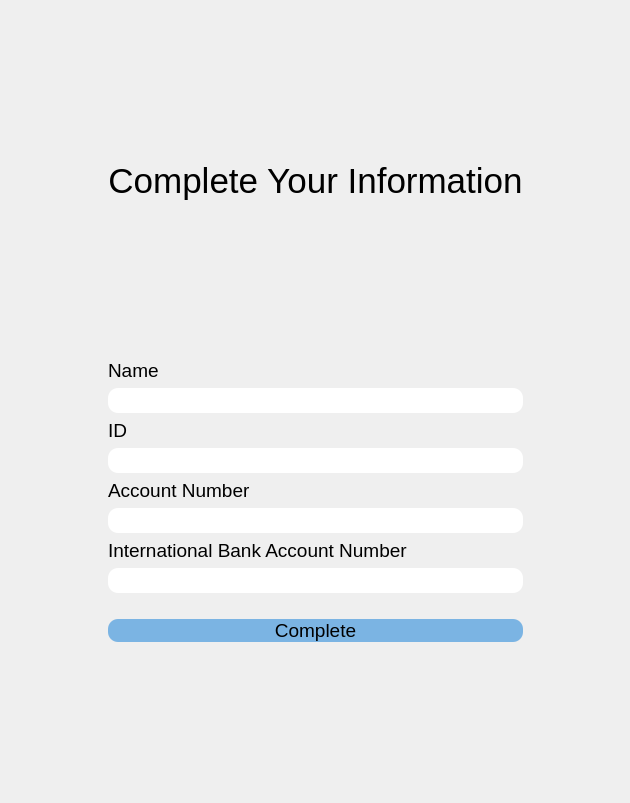
<?xml version="1.0" encoding="UTF-8"?>
<ui version="4.0">
 <class>SetAccount</class>
 <widget class="QMainWindow" name="SetAccount">
  <property name="geometry">
   <rect>
    <x>0</x>
    <y>0</y>
    <width>630</width>
    <height>803</height>
   </rect>
  </property>
  <property name="windowTitle">
   <string>Advaned Programming Project 2</string>
  </property>
  <widget class="QWidget" name="centralwidget">
   <layout class="QHBoxLayout" name="horizontalLayout">
    <item>
     <spacer name="horizontalSpacer_2">
      <property name="orientation">
       <enum>Qt::Horizontal</enum>
      </property>
      <property name="sizeHint" stdset="0">
       <size>
        <width>40</width>
        <height>20</height>
       </size>
      </property>
     </spacer>
    </item>
    <item>
     <layout class="QVBoxLayout" name="verticalLayout_6">
      <item>
       <spacer name="verticalSpacer_2">
        <property name="orientation">
         <enum>Qt::Vertical</enum>
        </property>
        <property name="sizeHint" stdset="0">
         <size>
          <width>20</width>
          <height>40</height>
         </size>
        </property>
       </spacer>
      </item>
      <item>
       <widget class="QLabel" name="label_title">
        <property name="font">
         <font>
          <pointsize>26</pointsize>
         </font>
        </property>
        <property name="text">
         <string>Complete Your Information</string>
        </property>
        <property name="alignment">
         <set>Qt::AlignCenter</set>
        </property>
       </widget>
      </item>
      <item>
       <spacer name="verticalSpacer">
        <property name="orientation">
         <enum>Qt::Vertical</enum>
        </property>
        <property name="sizeHint" stdset="0">
         <size>
          <width>20</width>
          <height>40</height>
         </size>
        </property>
       </spacer>
      </item>
      <item>
       <layout class="QVBoxLayout" name="verticalLayout_5">
        <item>
         <layout class="QVBoxLayout" name="verticalLayout_4">
          <item>
           <widget class="QLabel" name="label_name">
            <property name="font">
             <font>
              <pointsize>14</pointsize>
             </font>
            </property>
            <property name="text">
             <string>Name</string>
            </property>
           </widget>
          </item>
          <item>
           <widget class="QLineEdit" name="lineEdit_name">
            <property name="font">
             <font>
              <pointsize>14</pointsize>
             </font>
            </property>
            <property name="styleSheet">
             <string notr="true">border-radius:10px;
padding:20px 5px  20px 5pxl;
</string>
            </property>
           </widget>
          </item>
         </layout>
        </item>
        <item>
         <layout class="QVBoxLayout" name="verticalLayout_3">
          <item>
           <widget class="QLabel" name="label_ID">
            <property name="font">
             <font>
              <pointsize>14</pointsize>
             </font>
            </property>
            <property name="text">
             <string>ID</string>
            </property>
           </widget>
          </item>
          <item>
           <widget class="QLineEdit" name="lineEdit_ID">
            <property name="font">
             <font>
              <pointsize>14</pointsize>
             </font>
            </property>
            <property name="styleSheet">
             <string notr="true">border-radius:10px;
padding:20px 5px  20px 5pxl;
</string>
            </property>
           </widget>
          </item>
         </layout>
        </item>
        <item>
         <widget class="QLabel" name="label_account_number">
          <property name="font">
           <font>
            <pointsize>14</pointsize>
           </font>
          </property>
          <property name="text">
           <string>Account Number</string>
          </property>
         </widget>
        </item>
        <item>
         <layout class="QVBoxLayout" name="verticalLayout_2">
          <item>
           <widget class="QLineEdit" name="lineEdit_account_number">
            <property name="font">
             <font>
              <pointsize>14</pointsize>
             </font>
            </property>
            <property name="styleSheet">
             <string notr="true">border-radius:10px;
padding:20px 5px  20px 5pxl;
</string>
            </property>
           </widget>
          </item>
         </layout>
        </item>
        <item>
         <layout class="QVBoxLayout" name="verticalLayout">
          <item>
           <widget class="QLabel" name="label_IBAN">
            <property name="font">
             <font>
              <pointsize>14</pointsize>
             </font>
            </property>
            <property name="text">
             <string>International Bank Account Number</string>
            </property>
           </widget>
          </item>
          <item>
           <widget class="QLineEdit" name="lineEdit_IBAN">
            <property name="font">
             <font>
              <pointsize>14</pointsize>
             </font>
            </property>
            <property name="styleSheet">
             <string notr="true">border-radius:10px;
padding:20px 5px  20px 5pxl;
</string>
            </property>
           </widget>
          </item>
         </layout>
        </item>
        <item>
         <widget class="QPushButton" name="pushButton">
          <property name="font">
           <font>
            <pointsize>14</pointsize>
           </font>
          </property>
          <property name="styleSheet">
           <string notr="true">background-color:#7BB4E3;
border-radius:10px;
padding:20px 0 20px 0l;
margin:20px 0 0 0;</string>
          </property>
          <property name="text">
           <string>Complete</string>
          </property>
         </widget>
        </item>
       </layout>
      </item>
      <item>
       <spacer name="verticalSpacer_3">
        <property name="orientation">
         <enum>Qt::Vertical</enum>
        </property>
        <property name="sizeHint" stdset="0">
         <size>
          <width>20</width>
          <height>40</height>
         </size>
        </property>
       </spacer>
      </item>
     </layout>
    </item>
    <item>
     <spacer name="horizontalSpacer">
      <property name="orientation">
       <enum>Qt::Horizontal</enum>
      </property>
      <property name="sizeHint" stdset="0">
       <size>
        <width>40</width>
        <height>20</height>
       </size>
      </property>
     </spacer>
    </item>
   </layout>
  </widget>
 </widget>
 <resources/>
 <connections/>
</ui>
